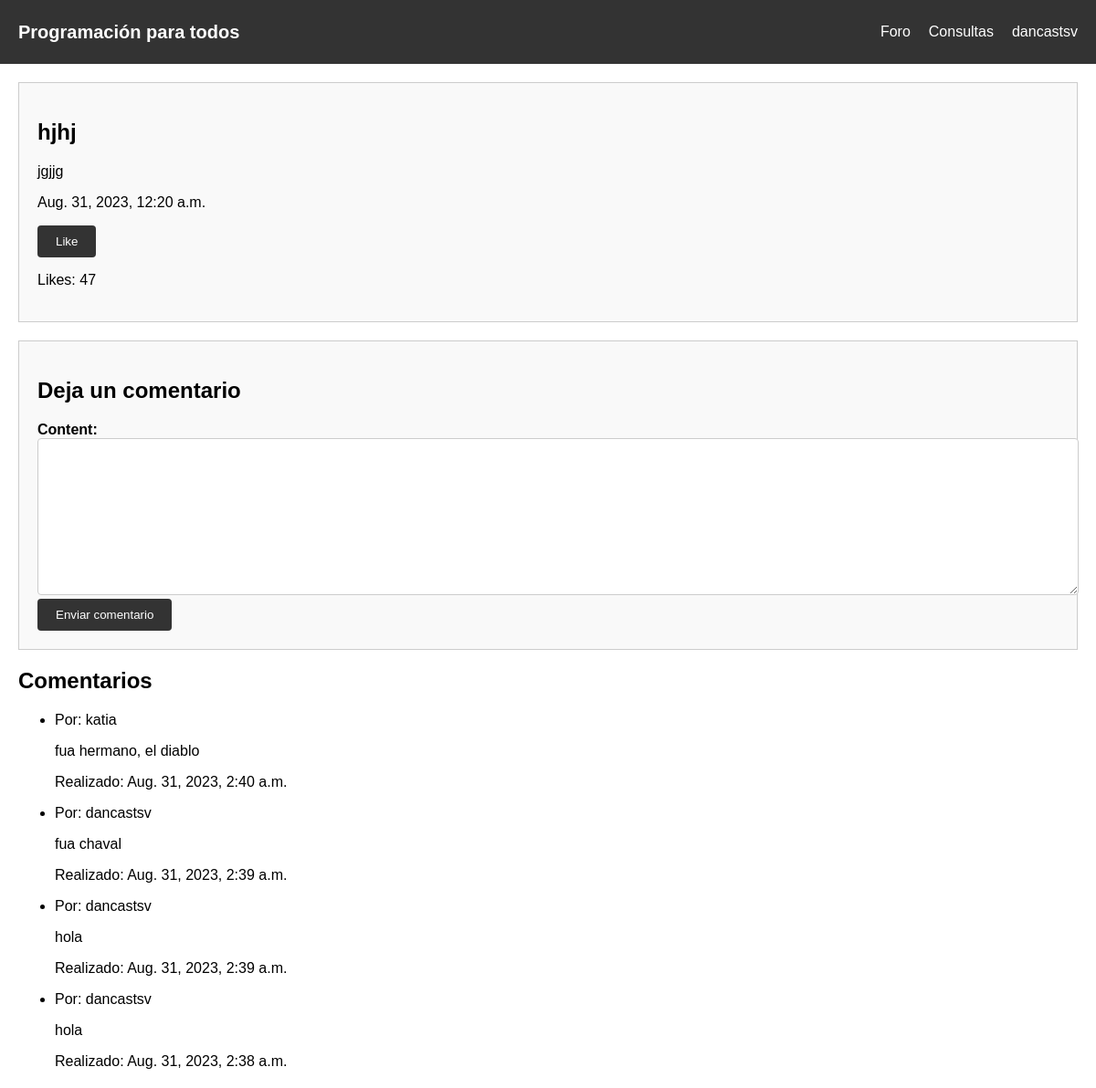
Screenshot of /13 (signed in) with the database file from the repository.
### forum/models.py (models this page shows, shortened)
class Post(models.Model):
    title = models.CharField(max_length=100)
    slug = models.SlugField()
    created_on = models.DateTimeField(auto_now_add=True)
    content = models.TextField()
    likes = models.PositiveIntegerField(default=0)  # Agrega el campo likes

class Comment(models.Model):
    post = models.ForeignKey('forum.Post', on_delete=models.CASCADE, related_name='comments')
    user = models.ForeignKey(User, on_delete=models.CASCADE)
    content = models.TextField()
    created_on = models.DateTimeField(auto_now_add=True)
    class Meta:
        ordering = ['-created_on']

### forum/views.py (the view)
# urls.py: path('<int:post_id>',  views.post_details, name='post_details'),
@login_required
def post_details(request, post_id):
    post = get_object_or_404(Post, id=post_id)
    comments = post.comments.filter()
    if request.method == 'POST':
        form = CommentForm(request.POST)
        if form.is_valid():
            new_comment = form.save(commit=False)
            new_comment.post = post
            new_comment.user = request.user
            new_comment.save()
            form = CommentForm()  # Limpiar el formulario después de enviar
    else:
        form = CommentForm()
    return render(request, 'post_details.html', {'post': post, 'comments': comments, 'form': form})

### forum/forms.py
class CommentForm(forms.ModelForm):
    class Meta:
        model = Comment
        fields = ('content',)

### forum/templates/post_details.html (shortened to what this page needs)
{% load static %}
<!DOCTYPE html>
<html lang="es">
<head>
  <link rel="stylesheet" href="{% static 'css/datos.css' %}">
</head>
<body>
  <nav class="navbar">
    <div class="logo"><a href="{% url 'inicio' %}" class="papu">Programación para todos</a></div>
    <ul class="nav-list">
      <li><a href="{% url 'foro' %}">Foro</a></li>
      <li><a href="#">Consultas</a></li>
      <li class="user-dropdown">
        <a href="#">{{ request.user }}</a>
      </li>
    </ul>
  </nav>
  <section class="post-details">
    <h1>{{ post.title }}</h1>
    <p>{{ post.content }}</p>
    <p>{{ post.created_on }}</p>
    <form method="post" action="{% url 'like_post' post.id %}">
        <button type="submit">Like</button>
    </form>
    <p>Likes: {{ post.likes }}</p>
  </section>
  <div class="comment-form">
    <h2>Deja un comentario</h2>
    <form method="post">
      {{ form.content.label_tag }} {{ form.content }}
      <button type="submit">Enviar comentario</button>
    </form>
  </div>
  <div class="comments">
    <h2>Comentarios</h2>
    <ul>
      {% for comment in comments %}
        <li>
          <p>Por: {{ comment.user }}</p>
          <p>{{ comment.content }}</p>
          <p>Realizado: {{ comment.created_on }}</p>
        </li>
      {% empty %}
        <p>No hay comentarios aún.</p>
      {% endfor %}
    </ul>
  </div>
</body>
</html>

### static/css/datos.css (style rules this page uses)
body { font-family: Arial, sans-serif; margin: 0; padding: 0; }
.navbar { background-color: #333; color: #fff; display: flex; justify-content: space-between; align-items: center; padding: 10px 20px; }
.logo a { font-size: 20px; font-weight: bold; text-decoration: none; color: #fff; }
.nav-list { list-style: none; display: flex; gap: 20px; }
.nav-list li a { text-decoration: none; color: #fff; }
.user-dropdown { position: relative; }
.post-details { margin: 20px; padding: 20px; border: 1px solid #ccc; background-color: #f9f9f9; }
.comment-form { margin: 20px; padding: 20px; border: 1px solid #ccc; background-color: #f9f9f9; }
label { font-weight: bold; }
input[type="text"], input[type="email"], textarea { width: 100%; padding: 10px; border: 1px solid #ccc; border-radius: 4px; }
button[type="submit"] { padding: 10px 20px; background-color: #333; color: #fff; border: none; border-radius: 4px; cursor: pointer; }
.comments { margin: 20px; }

### rows the page displays
Post: title "hjhj", content "jgjjg", created_on "Aug. 31, 2023, 12:20 a.m.", likes "47"
Comment: user "katia", content "fua hermano, el diablo", created_on "Aug. 31, 2023, 2:40 a.m."
Comment: user "dancastsv", content "fua chaval", created_on "Aug. 31, 2023, 2:39 a.m."
Comment: user "dancastsv", content "hola", created_on "Aug. 31, 2023, 2:39 a.m."
Comment: user "dancastsv", content "hola", created_on "Aug. 31, 2023, 2:38 a.m."

### other values shown
{{ request.user }} "dancastsv"
